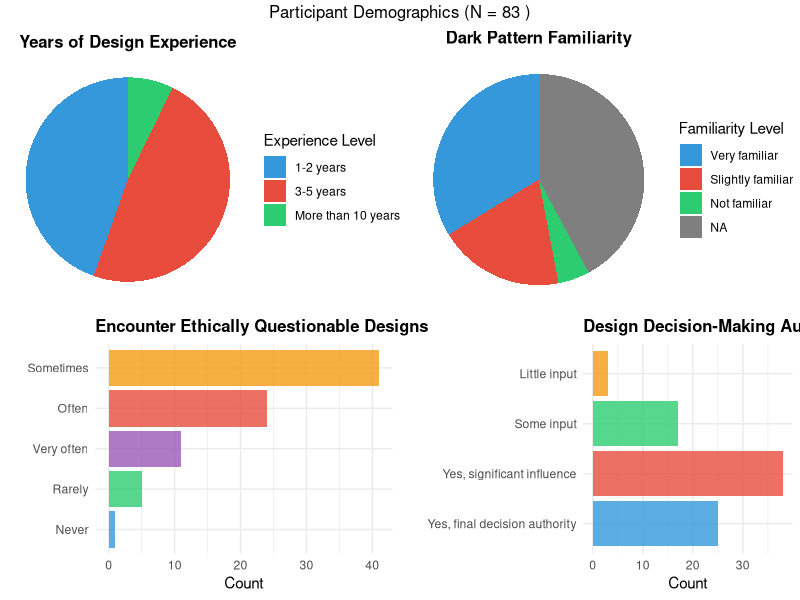
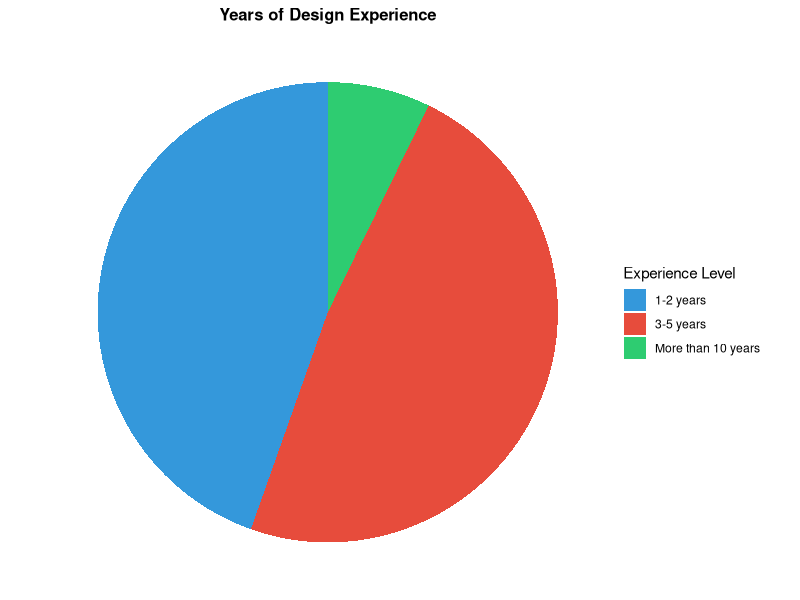
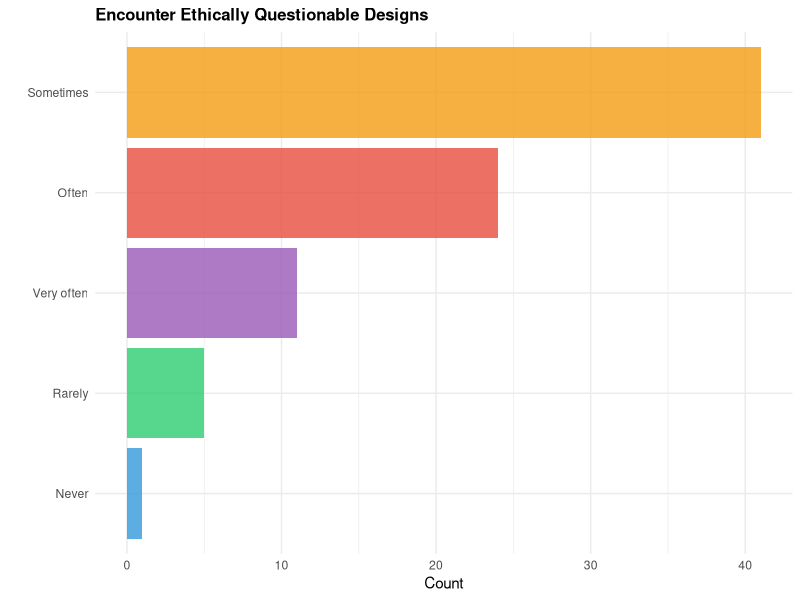
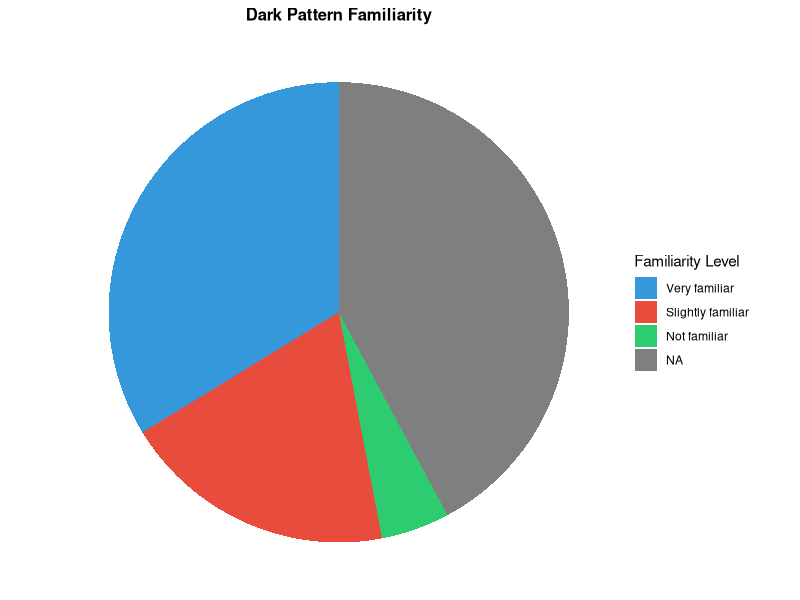
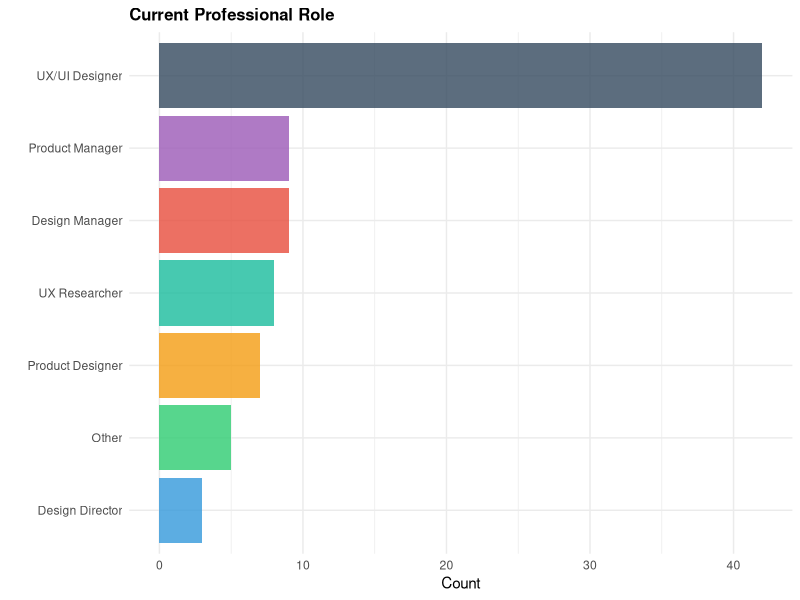
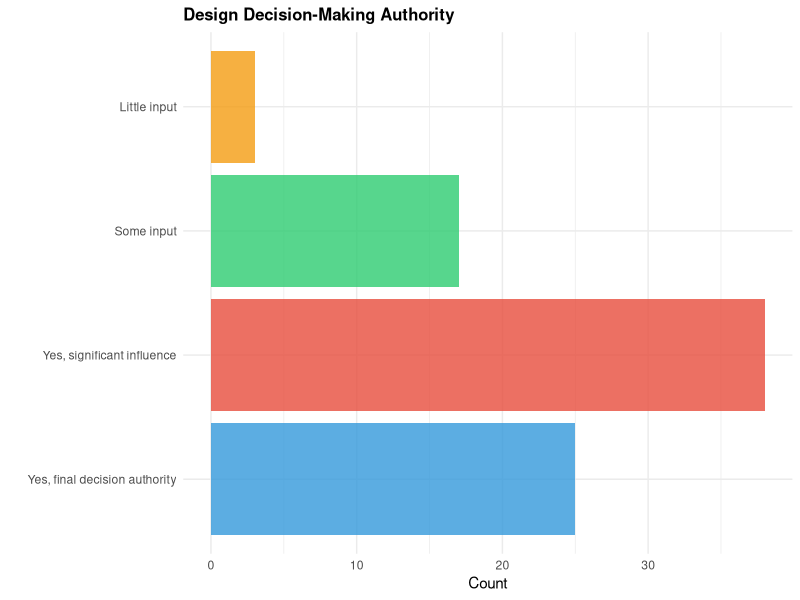

These charts were generated, in order, by the following R code:
# Demographics Analysis - UX Et# Extract demographic variables with their exact column names
demographic_vars <- list(
  professional_exp = "Professional Experie",
  experience_level = "Experience Level", 
  ethics_encounter = "UI Ethics Experience",
  dark_pattern_familiarity = "Dark Pattern Exp. ",
  org_ai_support = "Organizational Suppo_1",
  current_role = "Current Role",
  industry = "Industry Experience", 
  company_size = "Company Size",
  decision_authority = "Decision-Making Auth"
)
# Analysis of participant professional background and expertise

library(dplyr)
library(ggplot2)
library(readr)
library(gridExtra)
library(scales)

cat("=== UX ETHICS SURVEY DEMOGRAPHICS ANALYSIS ===\n")

# Load the processed interface data to get clean participant list
interface_data <- read.csv("results/interface_plot_data_aug16_plus_new_filtered.csv")
clean_participant_ids <- unique(interface_data$ResponseId)

cat("Clean participants for analysis: N =", length(clean_participant_ids), "\n")

# Load raw data to extract demographics
raw_data <- read_tsv("aug17_utf8.tsv", show_col_types = FALSE)

# Clean the raw data
clean_raw <- raw_data %>%
  filter(
    !is.na(ResponseId),
    !grepl("Response ID|ImportId|Understanding How User", ResponseId, ignore.case = TRUE),
    !ResponseId %in% c("Response ID", "{\"ImportId\":\"_recordId\"}")
  ) %>%
  filter(ResponseId %in% clean_participant_ids)

cat("Matched demographic data for", nrow(clean_raw), "participants\n")

# Extract demographic variables with their exact column names
demographic_vars <- list(
  professional_exp = "Professional Experie",
  experience_level = "Experience Level", 
  ethics_encounter = "UI Ethics Experience",
  dark_pattern_familiarity = "Dark Pattern Exp. ",
  current_role = "Current Role",
  industry = "Industry Experience", 
  company_size = "Company Size",
  decision_authority = "Decision-Making Auth"
)

# Check which columns actually exist
existing_vars <- list()
for(var_name in names(demographic_vars)) {
  col_name <- demographic_vars[[var_name]]
  if(col_name %in% names(clean_raw)) {
    existing_vars[[var_name]] <- col_name
  } else {
    # Try without trailing space for dark pattern
    if(var_name == "dark_pattern_familiarity") {
      alt_name <- "Dark Pattern Exp."
      if(alt_name %in% names(clean_raw)) {
        existing_vars[[var_name]] <- alt_name
      }
    }
    # Try alternative for organizational support
    if(var_name == "org_ai_support") {
      alt_name <- "Organizational Suppo_1"
      if(alt_name %in% names(clean_raw)) {
        existing_vars[[var_name]] <- alt_name
      }
    }
  }
}

demographic_vars <- existing_vars

# Create demographic summary
demographics <- clean_raw %>%
  select(ResponseId, all_of(unlist(demographic_vars)))

# Rename columns for easier handling
names(demographics) <- c("ResponseId", names(demographic_vars))

cat("\n=== DEMOGRAPHIC SUMMARIES ===\n")

# Function to create summary table
create_summary <- function(data, var_name, title) {
  summary_table <- data %>%
    filter(!is.na(.data[[var_name]]) & .data[[var_name]] != "") %>%
    count(.data[[var_name]], name = "Count") %>%
    mutate(Percentage = round(Count / sum(Count) * 100, 1)) %>%
    arrange(desc(Count))
  
  cat("\n", title, ":\n")
  print(summary_table)
  
  return(summary_table)
}

# Create summaries for each variable
summaries <- list()
summaries$professional_exp <- create_summary(demographics, "professional_exp", "Professional Experience")
summaries$experience_level <- create_summary(demographics, "experience_level", "Experience Level")
summaries$ethics_encounter <- create_summary(demographics, "ethics_encounter", "UI Ethics Encounter Frequency")
summaries$dark_pattern_familiarity <- create_summary(demographics, "dark_pattern_familiarity", "Dark Pattern Familiarity")

# Skip organizational AI support - not needed for analysis

summaries$current_role <- create_summary(demographics, "current_role", "Current Role")
summaries$industry <- create_summary(demographics, "industry", "Industry Experience")
summaries$company_size <- create_summary(demographics, "company_size", "Company Size")

# Add decision authority if it exists - with proper ordering
if("decision_authority" %in% names(demographics)) {
  decision_data <- demographics %>%
    filter(!is.na(decision_authority) & decision_authority != "") %>%
    count(decision_authority, name = "Count") %>%
    mutate(Percentage = round(Count / sum(Count) * 100, 1))
  
  # Create proper ordering for decision authority
  decision_order <- c("Yes, final decision authority", "Yes, significant influence", 
                     "Some input", "Little input", "No decision authority")
  
  # Reorder the data and include missing categories
  decision_summary <- data.frame(
    decision_authority = decision_order,
    stringsAsFactors = FALSE
  ) %>%
    left_join(decision_data, by = "decision_authority") %>%
    mutate(
      Count = ifelse(is.na(Count), 0, Count),
      Percentage = ifelse(is.na(Percentage), 0, Percentage)
    ) %>%
    filter(Count > 0 | decision_authority %in% c("Yes, final decision authority", "Yes, significant influence", 
                                                 "Some input", "Little input"))  # Show relevant categories
  
  cat("\nDECISION-MAKING AUTHORITY:\n")
  print(decision_summary)
  
  summaries$decision_authority <- decision_summary
}

# Create visualizations
if(!dir.exists("plots")) {
  dir.create("plots")
}

# Color palette
colors <- c("#3498db", "#e74c3c", "#2ecc71", "#f39c12", "#9b59b6", "#1abc9c", "#34495e", "#95a5a6")

# Create individual plots
plots <- list()

# Professional Experience
plots$prof_exp <- ggplot(summaries$professional_exp, aes(x = reorder(professional_exp, Count), y = Count, fill = professional_exp)) +
  geom_bar(stat = "identity", alpha = 0.8) +
  scale_fill_manual(values = colors[1:nrow(summaries$professional_exp)]) +
  coord_flip() +
  labs(title = "Professional UX/UI Experience", x = "", y = "Count") +
  theme_minimal() +
  theme(legend.position = "none", plot.title = element_text(face = "bold", size = 12))

# Experience Level
plots$exp_level <- ggplot(summaries$experience_level, aes(x = "", y = Count, fill = experience_level)) +
  geom_bar(stat = "identity", width = 1) +
  coord_polar("y", start = 0) +
  scale_fill_manual(values = colors[1:nrow(summaries$experience_level)]) +
  labs(title = "Years of Design Experience", fill = "Experience Level") +
  theme_void() +
  theme(plot.title = element_text(face = "bold", size = 12, hjust = 0.5))

# Ethics Encounter Frequency
plots$ethics <- ggplot(summaries$ethics_encounter, aes(x = reorder(ethics_encounter, Count), y = Count, fill = ethics_encounter)) +
  geom_bar(stat = "identity", alpha = 0.8) +
  scale_fill_manual(values = colors[1:nrow(summaries$ethics_encounter)]) +
  coord_flip() +
  labs(title = "Encounter Ethically Questionable Designs", x = "", y = "Count") +
  theme_minimal() +
  theme(legend.position = "none", plot.title = element_text(face = "bold", size = 12))

# Dark Pattern Familiarity - with proper ordering
dp_order <- c("Very familiar", "Somewhat familiar", "Slightly familiar", "Not familiar")
dp_data <- summaries$dark_pattern_familiarity %>%
  mutate(dark_pattern_familiarity = factor(dark_pattern_familiarity, levels = dp_order)) %>%
  arrange(dark_pattern_familiarity)

plots$dark_patterns <- ggplot(dp_data, aes(x = "", y = Count, fill = dark_pattern_familiarity)) +
  geom_bar(stat = "identity", width = 1) +
  coord_polar("y", start = 0) +
  scale_fill_manual(values = colors[1:nrow(dp_data)]) +
  labs(title = "Dark Pattern Familiarity", fill = "Familiarity Level") +
  theme_void() +
  theme(plot.title = element_text(face = "bold", size = 12, hjust = 0.5))

# Skip organizational AI support visualization - not needed

# Current Role
plots$role <- ggplot(summaries$current_role, aes(x = reorder(current_role, Count), y = Count, fill = current_role)) +
  geom_bar(stat = "identity", alpha = 0.8) +
  scale_fill_manual(values = colors[1:nrow(summaries$current_role)]) +
  coord_flip() +
  labs(title = "Current Professional Role", x = "", y = "Count") +
  theme_minimal() +
  theme(legend.position = "none", plot.title = element_text(face = "bold", size = 12))

# Decision Authority (if available) - with proper ordering
if("decision_authority" %in% names(summaries)) {
  auth_data <- summaries$decision_authority %>%
    mutate(decision_authority = factor(decision_authority, 
                                     levels = c("Yes, final decision authority", "Yes, significant influence", 
                                               "Some input", "Little input", "No decision authority")))
  
  plots$authority <- ggplot(auth_data, aes(x = decision_authority, y = Count, fill = decision_authority)) +
    geom_bar(stat = "identity", alpha = 0.8) +
    scale_fill_manual(values = colors[1:nrow(auth_data)]) +
    coord_flip() +
    labs(title = "Design Decision-Making Authority", x = "", y = "Count") +
    theme_minimal() +
    theme(legend.position = "none", plot.title = element_text(face = "bold", size = 12))
} else {
  plots$authority <- NULL
}

# Create combined visualization - clean 2x2 layout
combined_plot <- grid.arrange(
  plots$exp_level, plots$dark_patterns,
  plots$ethics, plots$authority,
  ncol = 2, nrow = 2,
  top = paste("Participant Demographics (N =", length(clean_participant_ids), ")")
)

# Save combined plot
ggsave("plots/demographics_complete_summary.png", combined_plot, 
       width = 16, height = 12, dpi = 300)

# Save individual plots - core demographics only
ggsave("plots/demographics_experience_level.png", plots$exp_level, width = 8, height = 6, dpi = 300)
ggsave("plots/demographics_ethics_encounter.png", plots$ethics, width = 10, height = 6, dpi = 300)
ggsave("plots/demographics_dark_patterns.png", plots$dark_patterns, width = 8, height = 6, dpi = 300)
ggsave("plots/demographics_current_role.png", plots$role, width = 10, height = 6, dpi = 300)
if(!is.null(plots$authority)) {
  ggsave("plots/demographics_decision_authority.png", plots$authority, width = 10, height = 6, dpi = 300)
}

# Generate LaTeX summary paragraphs
cat("\n", paste(rep("=", 60), collapse=""), "\n")
cat("LATEX METHODS SECTION - PARTICIPANT DEMOGRAPHICS\n")
cat(paste(rep("=", 60), collapse=""), "\n")

# Calculate key statistics
n_total <- length(clean_participant_ids)
n_professional <- summaries$professional_exp %>% filter(grepl("Yes", professional_exp)) %>% pull(Count) %>% sum()
n_experienced <- summaries$experience_level %>% filter(!grepl("Less than 1 year|No experience", experience_level)) %>% pull(Count) %>% sum()
n_decision_makers <- summaries$decision_authority %>% 
  filter(grepl("Yes", decision_authority)) %>% 
  pull(Count) %>% sum()

# Most common role
top_role <- summaries$current_role %>% slice(1) %>% pull(current_role)
top_role_pct <- summaries$current_role %>% slice(1) %>% pull(Percentage)

# Dark pattern awareness
aware_dp <- summaries$dark_pattern_familiarity %>% filter(!grepl("Not familiar|Never heard", dark_pattern_familiarity)) %>% pull(Count) %>% sum()

latex_text <- paste0(
"\\textbf{Participants.} We recruited N = ", n_total, " participants through Prolific Academic, focusing on individuals with design-related professional backgrounds. ",
"Of these participants, ", n_professional, " (", round(n_professional/n_total*100, 1), "\\%) reported having professional experience in UI/UX design, product design, or design decision-making roles. ",
"The majority (", n_experienced, ", ", round(n_experienced/n_total*100, 1), "\\%) had more than one year of professional design experience, indicating a sample with substantial domain expertise. ",
"Participants represented diverse professional roles, with ", top_role, " being the most common (", top_role_pct, "\\%).\n\n",

"\\textbf{Professional Context.} Importantly, ", n_decision_makers, " participants (", round(n_decision_makers/n_total*100, 1), "\\%) reported having either full or some authority to make final decisions about interface designs in their current roles, ",
"ensuring our sample included individuals who actively engage in design decision-making processes. ",
"Additionally, ", aware_dp, " participants (", round(aware_dp/n_total*100, 1), "\\%) indicated familiarity with dark patterns, ",
"suggesting appropriate background knowledge for evaluating ethically questionable interface designs. ",
"This professional profile supports the ecological validity of our findings for understanding how UX evaluation metrics influence real-world design decisions."
)

cat(latex_text)

# Save results
write.csv(demographics, "results/participant_demographics.csv", row.names = FALSE)

# Save summary statistics
summary_stats <- data.frame(
  Metric = c("Total Participants", "Professional Experience", "1+ Years Experience", 
            "Decision Authority", "Dark Pattern Awareness"),
  Count = c(n_total, n_professional, n_experienced, n_decision_makers, aware_dp),
  Percentage = c(100, round(c(n_professional, n_experienced, n_decision_makers, aware_dp)/n_total*100, 1))
)

write.csv(summary_stats, "results/demographic_summary_stats.csv", row.names = FALSE)

cat("\n\nFiles created:\n")
cat("• plots/demographics_complete_summary.png - Clean 2x2 demographic visualization\n")
cat("• plots/demographics_*.png - Individual demographic charts\n")
cat("• results/participant_demographics.csv - Raw demographic data\n")
cat("• results/demographic_summary_stats.csv - Summary statistics\n")

cat("\n✓ Demographics analysis complete!\n")
